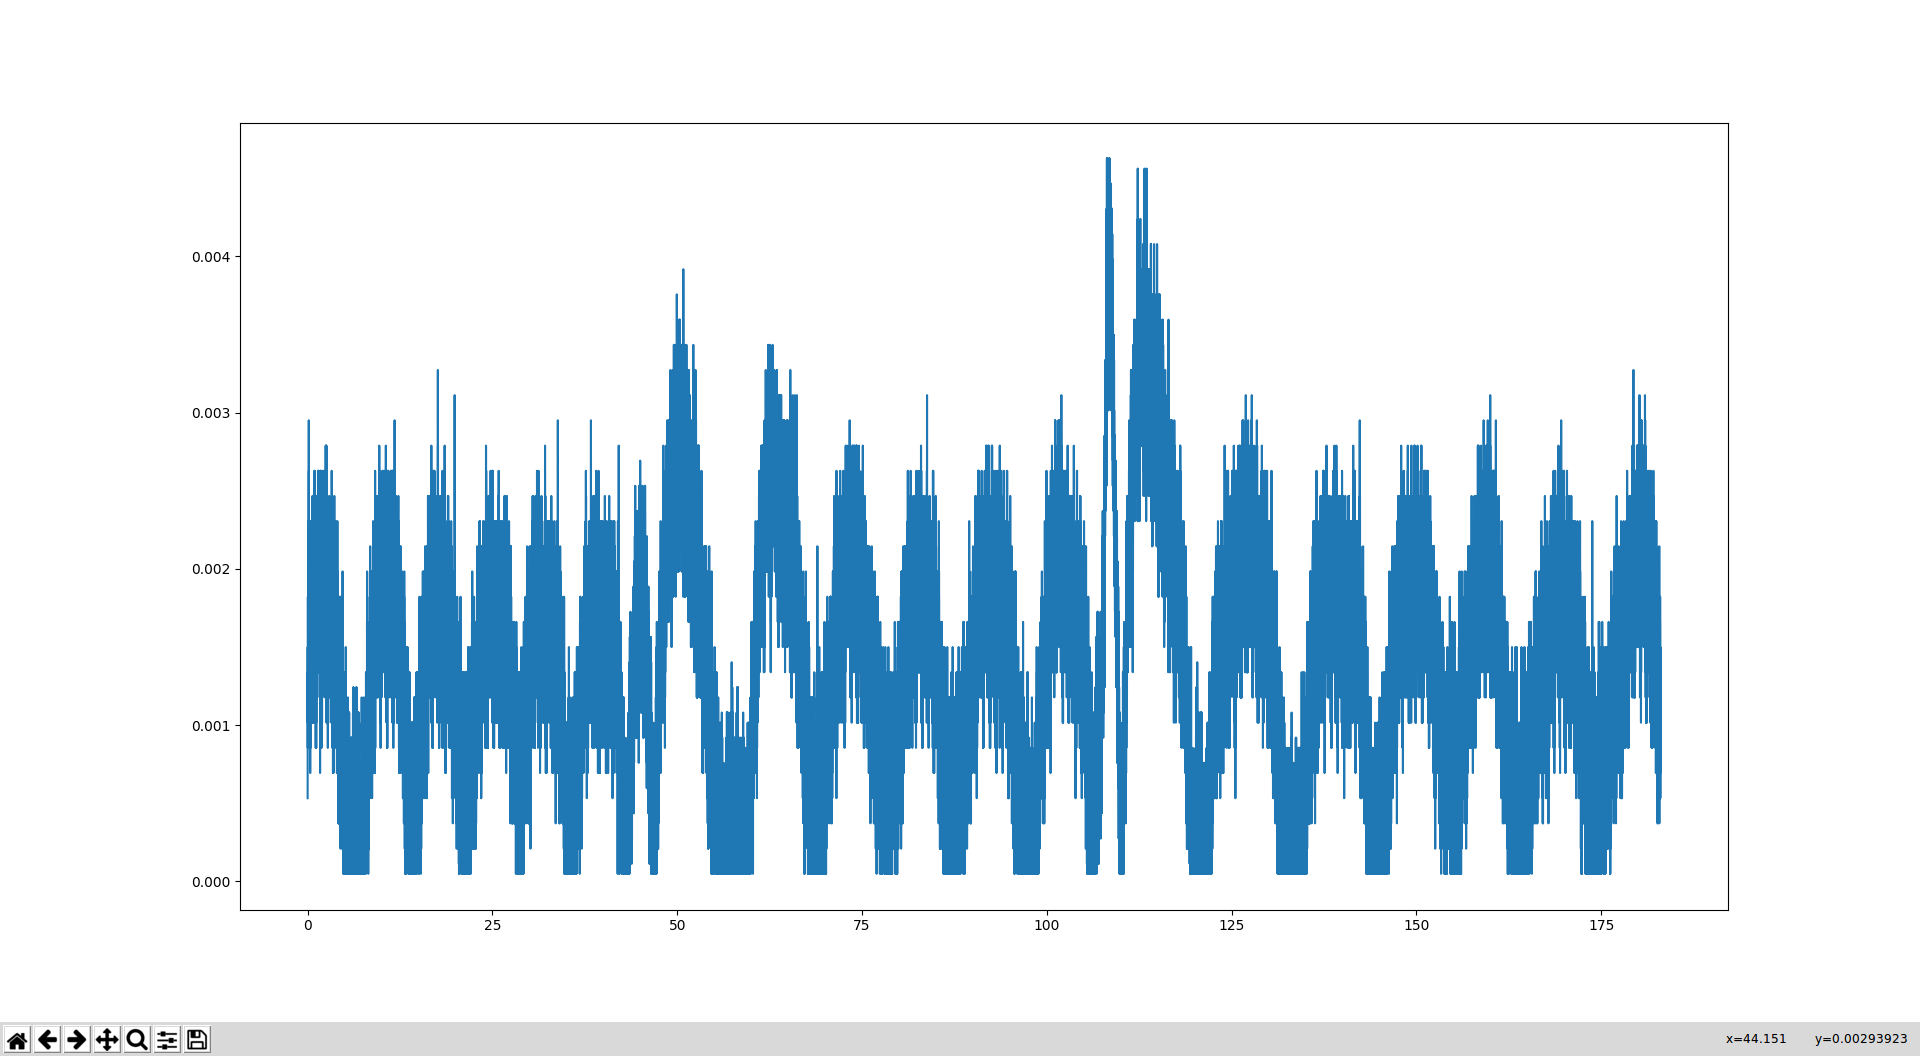

Write Python code to recreate this figure.
import numpy as np
import matplotlib.pyplot as plt

fptr=open("./physiology/sub019_baseline_C1.csv",'r')
read_data = fptr.read()
ts_data = read_data.split('\n')#time_splitted data , using next line as split token
len_of_tsdata = len(ts_data)-1 #get 2d vector each row's end length
print(len_of_tsdata)

for i in range(len(ts_data)):
    ts_data[i]=ts_data[i].split(',') #split each row with ',' token

#initilaization
extracted_final_data = np.append(ts_data[0][1:],ts_data[1][1:]) 
#concatenate altogether to match a 1d list and plot accodring to time
for i in range(2,len_of_tsdata):
    extracted_final_data = np.append(extracted_final_data,ts_data[i][1:]) 
	#concatenate altogether to match a 1d list and plot accodring to time
extracted_final_data = extracted_final_data.astype(float) #change the datatype to floating point version
time_axis = np.arange(0,183,0.001,float) 
#from 0 ro 182 seconds, the difference between each is 0.001 (as sampling freq = 1000 Hz)
#plot as the floating type
plt.plot(time_axis,np.absolute(extracted_final_data)) 
#using matlab api for drawing x axis as time_axis and y axis as np.absolute(extracted_final_data)
plt.show()
